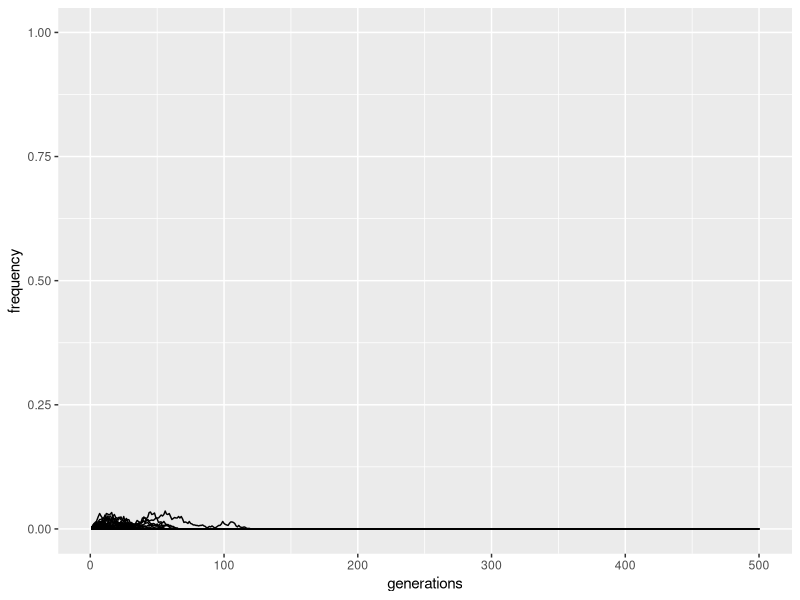

Here is the R script that generated this plot:
## simulator of genetic drift

# install.packages("ggplot2")
library(ggplot2)

# options( expressions = 5e5 )

# usage 'drift' function - drift(number_idividuals, starting_allele_frequency,number_generations, number_mutations)

drift <- function(num_samp,start_freq, num_gen,num_rep){c <- ggplot() + 
  ylim(0,1)
drift <- function(){
  alleles <- c(rep("A", num_samp * start_freq), rep("a", num_samp * (1-start_freq)))  
  a <- replicate(num_gen, {
    alleles <<- sample(alleles, num_samp, replace = T)
    length(alleles[alleles == "A"]) / num_samp
  })
  data.frame(generations=seq(1:num_gen),frequency=a)
}
b <- drift()
invisible(sapply(1:num_rep, function(x){
  b <- drift()
  c <<- c + geom_line(data=b,aes(x=generations,y=frequency))
}))
c}

drift(1000,0.001,500,200)



